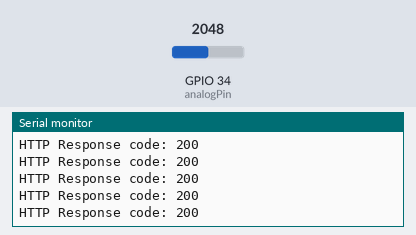
A sketch run on a simulated ESP32. On the bench: the last lines printed to the serial monitor. Inputs (shaded band) come from the test bench; at power-on: GPIO 34 (analogPin) = 2048. WiFi joins after 1.5 s; servers stay silent unless stated; uploads are accepted with an empty reply.

Above: at 3.2 s.
3.3 s: GPIO 34 (analogPin) set to 2866
At 4.77 s:
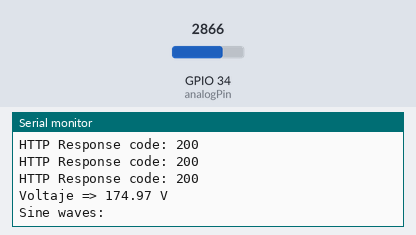
4.8 s: GPIO 34 (analogPin) set to 3603
At 4.97 s:
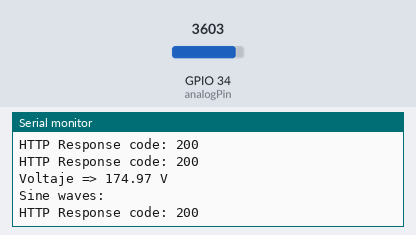
Timing chart, 0 to 7.8 s (numbered marks = the images above; inputs shaded):
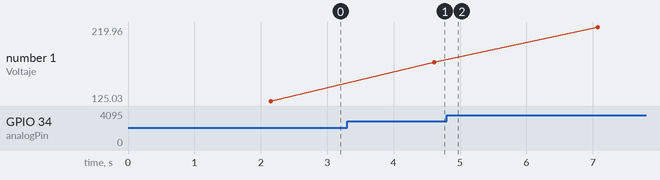

Measured:
- after the input at 3.3 s, the serial monitor: prints a new line after 1.3 s (image 1)
- plotted number 1: 125.03 → 174.97 after the input at 3.3 s, 174.97 → 219.96 after the input at 4.8 s

The sketch:

ARMONICOS-FINAL.ino
```cpp
#include <arduinoFFT.h>
#include <WiFi.h>
#include <HTTPClient.h>

const char* ssid = "Crisdkk";
const char* password = "alberto22";
const char* serverName = "http://cygnus.uniajc.edu.co/proyecto1/embebidos/ARMONICOS-CRISDKK/brokersub.php";

const int analogPin = 34; // Cambiado a GPIO 32
float voltaje;   // variables para la lectura del voltaje
float voltaje100;
const uint16_t samples = 128; // debe ser una potencia de 2
const double samplingFrequency = 60; // Hz, debe ser mayor que 2 veces la frecuencia máxima esperada

unsigned long anteriorTIME; // timer para sustituir el delay
int periodo = 500; // Cambiado a 100ms

double vReal[samples];
double vImag[samples];

ArduinoFFT FFT = ArduinoFFT(vReal, vImag, samples, samplingFrequency);

void setup() {
  Serial.begin(9600);
  // Inicia la conexión WiFi
  WiFi.begin(ssid, password);
  while (WiFi.status() != WL_CONNECTED) {
    delay(1000);
    Serial.println("Connecting to WiFi...");
  }
  Serial.println("Connected to WiFi");
}

void loop() {
  if ((millis() - anteriorTIME) >= periodo) {
    anteriorTIME = millis();

    // Collect samples
    for (uint16_t i = 0; i < samples; i++) {
      int potValor = analogRead(analogPin);
      voltaje = (potValor / 4095.0) * 2.5;
      voltaje100 = voltaje*100;
      vReal[i] = voltaje100;
      vImag[i] = 0;
      delayMicroseconds(60000 / samplingFrequency);
    }

    // Compute FFT
    FFT.windowing(FFT_WIN_TYP_HAMMING, FFT_FORWARD);
    FFT.compute(FFT_FORWARD);
    FFT.complexToMagnitude();

    // Fundamental frequency (1st harmonic)
    double fundamentalMag = vReal[1];
    double fundamentalPhase = atan2(vImag[1], vReal[1]);

    // 3rd harmonic
    double thirdHarmonicMag = vReal[3];
    double thirdHarmonicPhase = atan2(vImag[3], vReal[3]);

    // 5th harmonic
    double fifthHarmonicMag = vReal[5];
    double fifthHarmonicPhase = atan2(vImag[5], vReal[5]);

    // 7th harmonic
    double seventhHarmonicMag = vReal[7];
    double seventhHarmonicPhase = atan2(vImag[7], vReal[7]);

    // 9th harmonic
    double ninthHarmonicMag = vReal[9];
    double ninthHarmonicPhase = atan2(vImag[9], vReal[9]);

    // Imprimir el voltaje en el monitor serie
    imprimirV(voltaje100);

    // Calculate and send sine waves
    Serial.println("Sine waves:");
    for (double t = 0; t < 1.0; t += 0.1) { // Aseguramos enviar un ciclo completo
      double fundamentalSine = fundamentalMag * sin(2 * PI * 1 * t + fundamentalPhase);
      double thirdHarmonicSine = thirdHarmonicMag * sin(2 * PI * 3 * t + thirdHarmonicPhase);
      double fifthHarmonicSine = fifthHarmonicMag * sin(2 * PI * 5 * t + fifthHarmonicPhase);
      double seventhHarmonicSine = seventhHarmonicMag * sin(2 * PI * 7 * t + seventhHarmonicPhase);
      double ninthHarmonicSine = ninthHarmonicMag * sin(2 * PI * 9 * t + ninthHarmonicPhase);

      // Enviar los datos al servidor mediante una petición GET
      sendGET(fundamentalSine, thirdHarmonicSine, fifthHarmonicSine, seventhHarmonicSine, ninthHarmonicSine);
      delay(10); // Agregar un pequeño retraso entre cada solicitud para evitar saturar el servidor
    }
  }
}

void imprimirV(float voltaje100) {
  Serial.print("Voltaje => ");  // Impresión de la lectura en monitor serial
  Serial.print(voltaje100);
  Serial.println(" V");
}

void sendGET(double fundamentalSine, double thirdHarmonicSine, double fifthHarmonicSine, double seventhHarmonicSine, double ninthHarmonicSine) {
  if ((WiFi.status() == WL_CONNECTED)) { // Check the current connection status
    HTTPClient http;

    // Construir la URL con los parámetros
    String url = serverName;
    url += "?fundamental=" + String(fundamentalSine);
    url += "&thirdHarmonic=" + String(thirdHarmonicSine);
    url += "&fifthHarmonic=" + String(fifthHarmonicSine);
    url += "&seventhHarmonic=" + String(seventhHarmonicSine);
    url += "&ninthHarmonic=" + String(ninthHarmonicSine);

   // Serial.println("Sending data to server: " + url);

    http.begin(url); // Especificar la URL
    int httpResponseCode = http.GET(); // Enviar la solicitud

    if (httpResponseCode > 0) { // Check for the response code
      String response = http.getString(); // Obtener la respuesta
      Serial.println("HTTP Response code: " + String(httpResponseCode));
      Serial.println(response); // Imprimir la respuesta
    } else {
      Serial.println("Error in HTTP request");
    }

    http.end(); // Free resources
  } else {
    Serial.println("WiFi Disconnected");
  }
}
```
